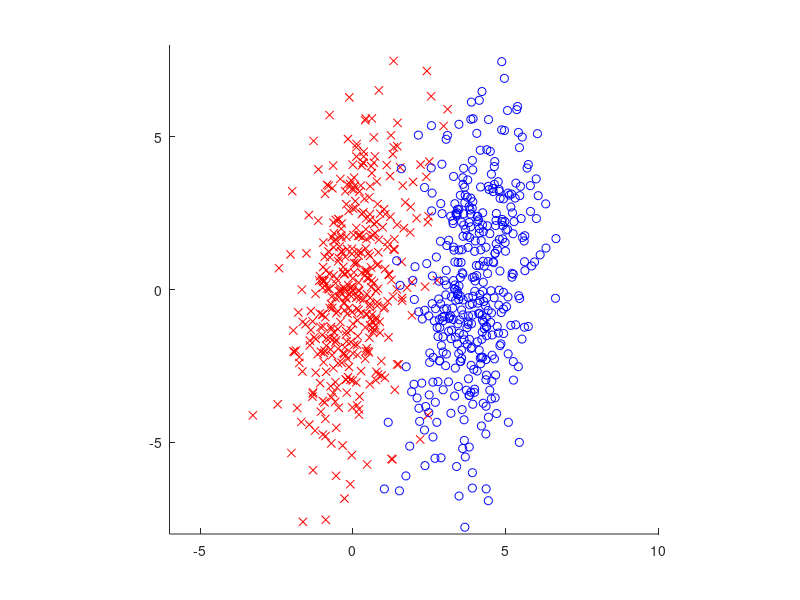

MATLAB code to generate this figure:
figure
hold on;

mu1=[0;0];
sigma1=[1 1 ; 1 8];
r1=chol(sigma1);
x1=repmat(mu1,1,400)+r1'*randn(2,400);

mu2=[4;0];
sigma2=[1 1 ; 1 8];
r2=chol(sigma2);
x2=repmat(mu2,1,400)+r2'*randn(2,400);

plot(x1(1,:),x1(2,:),'rx',x2(1,:),x2(2,:),'bo');
axis([-6 10 -8 8]);
axis equal;

hold off;